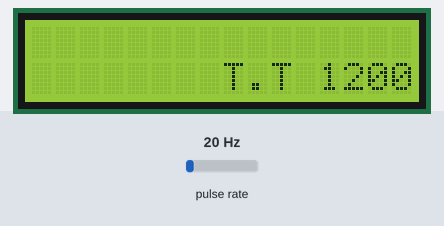
Recording of a sketch running on a simulated Arduino Uno, built with avr-gcc and run on an emulated ATmega328P. On the bench: 16×2 character LCD. Wiring (inferred from the names in the program): pulse sensor: data pin 3. The inputs (shaded band) are chosen by the test bench; at power-on: pulse rate 20 Hz. What the sketch prints to the serial monitor is not drawn.

Above: at 15.1 s.
At 30.1 s:
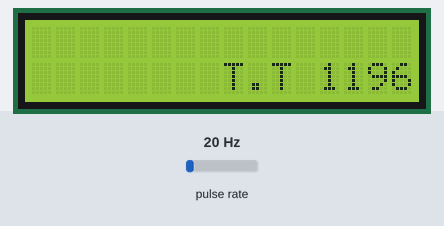

The sketch:

ok.ino
```cpp
//Cam bien chan 2
 #include <LiquidCrystal_I2C.h>
 LiquidCrystal_I2C lcd(0x27,16,2); //LCD 16x02, địa chỉ I2C là 0X27
int enco = 3;
int dem = 0;
int rpm = 0;
int timecho = 15000;// laays 1 vongf ddem laf 15 giay
unsigned long thoigian;
unsigned long hientai;

void dem_xung()
{
  dem++; //đếm xung
}


void setup()
 {
   Serial.begin(9600);

  pinMode(enco, INPUT);
  attachInterrupt(1, dem_xung, RISING);
  {
  Serial.begin(9600); //Mở cổng Serial ở 9600
  lcd.init(); //Khởi động LCD
  lcd.backlight(); //Bật đèn nền
  lcd.setCursor(1,0); //Cột 1, hàng 0
  }

 }

 void loop()
 {
   thoigian = millis();
//  Serial.print("Time: "); Serial.print(thoigian); Serial.print("   ");
//  Serial.print("Hiện tại: "); Serial.println(hientai);

  if (thoigian - hientai >= timecho)
  {
    hientai = thoigian;
    rpm = (dem/1)*60/15;
        /*
         * Đĩa encoder có 20 xung, chúng ta đo được 120 xung/s
         * vậy lấy 120/20 = 6 vòng/s
         * ta được: 6*60 = số vòng quay / phút (RPM)
         * chia 15 vif chu kyf ddem 1 laanf 30 giay
         */
    Serial.print("\t\t\t\t"); Serial.print("Số xung/s: "); Serial.println(dem);
    Serial.print("\t\t\t\t"); Serial.print("RPM: "); Serial.println(rpm);
     lcd.setCursor(8,1);
     lcd.print("T.T :");
     lcd.setCursor(12,1);
     lcd.print(rpm);
       dem = 0;
  }
  }
```

Measured:
- what the display in image 0 shows lasts 15.0 s, from 15.0 s to 30.0 s
